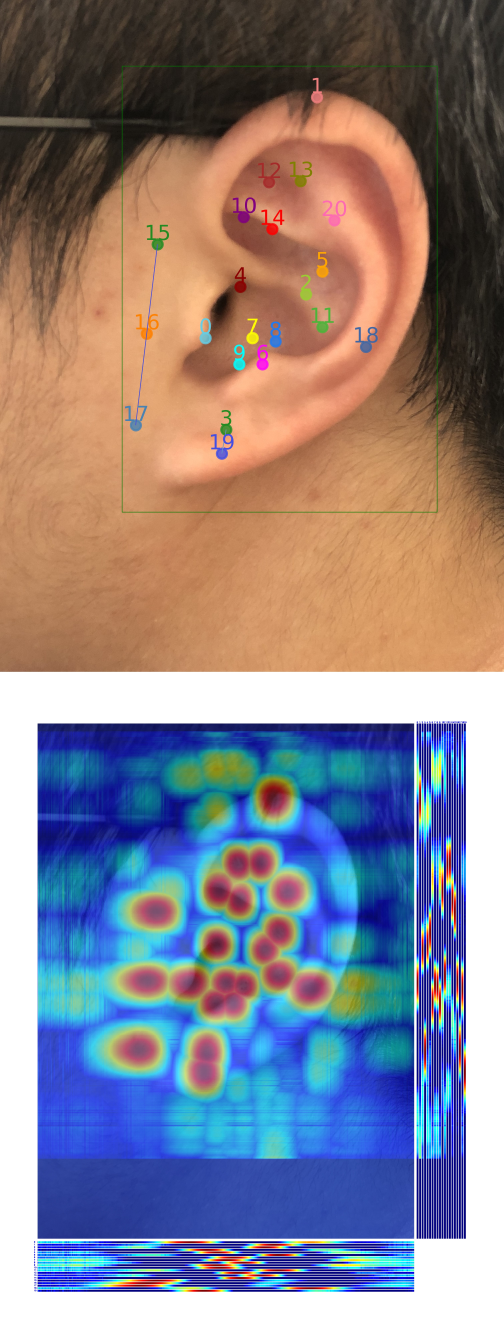
#> input picture mmpose/hw/MMPose_RTMPose/outputs/vis/right_ear_lr_inv.jpg, 3024 x 8064 px (shown at 1/6 size)
$ jupyter execute --allow-errors MMPose_RTMPose.ipynb   (shell and % lines are left out)
#> lines starting #> are read from the running program, lines starting #| are printed output that depends on the picture
# MMPose with RTMPose

- baseline

[cell 1]
PROJECT_ROOT = '/home/louzekun/projects/mmlab/mmpose'

import os
os.chdir(PROJECT_ROOT)
os.getcwd()

# 训练

- config changes
```python
data_root = '/home/louzekun/dataset/Ear210_Keypoint_Dataset_coco_2/'
num_workers = 8  # null
```

[cell 2]
# !python /home/louzekun/projects/mmlab/src_code/mmpose/tools/train.py \
#     ./hw/rtmpose-s-ear.py \
#     --work-dir ./hw/MMPose_RTMPose/

[cell 3]
import matplotlib.pyplot as plt
import json
# scalars is {"lr": 4e-08, "data_time": 98.82540941238403, "loss": 0.4217134714126587, "loss_kpt": 0.4217134714126587, "acc_pose": 0.010416666666666666, "time": 101.63738322257996, "epoch": 1, "memory": 1496, "step": 1}
# plot loss, acc_pose against step
log_scalars = '/home/louzekun/projects/mmlab/mmpose/hw/MMPose_RTMPose/20230604_165733/vis_data/scalars.json'
#> (the rest of this cell did not finish here and is left out)

# 测试

[cell 4]
# !python /home/louzekun/projects/mmlab/src_code/mmpose/tools/test.py \
#     ./hw/rtmpose-s-ear.py \
#     ./hw/MMPose_RTMPose/best_PCK_epoch_300.pth \
#     --work-dir ./hw/MMPose_RTMPose/

results:
```text
 Average Precision  (AP) @[ IoU=0.50:0.95 | area=   all | maxDets= 20 ] =  0.733
 Average Precision  (AP) @[ IoU=0.50      | area=   all | maxDets= 20 ] =  1.000
 Average Precision  (AP) @[ IoU=0.75      | area=   all | maxDets= 20 ] =  0.946
 Average Precision  (AP) @[ IoU=0.50:0.95 | area=medium | maxDets= 20 ] = -1.000
 Average Precision  (AP) @[ IoU=0.50:0.95 | area= large | maxDets= 20 ] =  0.733
 Average Recall     (AR) @[ IoU=0.50:0.95 | area=   all | maxDets= 20 ] =  0.774
 Average Recall     (AR) @[ IoU=0.50      | area=   all | maxDets= 20 ] =  1.000
 Average Recall     (AR) @[ IoU=0.75      | area=   all | maxDets= 20 ] =  0.952
 Average Recall     (AR) @[ IoU=0.50:0.95 | area=medium | maxDets= 20 ] = -1.000
 Average Recall     (AR) @[ IoU=0.50:0.95 | area= large | maxDets= 20 ] =  0.774
06/04 22:50:24 - mmengine - INFO - Evaluating PCKAccuracy (normalized by ``"bbox_size"``)...
06/04 22:50:24 - mmengine - INFO - Evaluating AUC...
06/04 22:50:24 - mmengine - INFO - Evaluating NME...
06/04 22:50:24 - mmengine - INFO - Epoch(test) [6/6]    coco/AP: 0.732748  coco/AP .5: 1.000000  coco/AP .75: 0.946390  coco/AP (M): -1.000000  coco/AP (L): 0.732748  coco/AR: 0.773810  coco/AR .5: 1.000000  coco/AR .75: 0.952381  coco/AR (M): -1.000000  coco/AR (L): 0.773810  PCK: 0.973923  AUC: 0.134637  NME: 0.042401  data_time: 1.621584  time: 2.148609
```

# 预测
- 只预测单张图片了, 视频没搞

[cell 5]
from PIL import Image
# load image
img_path = './hw/MMPose_RTMPose/outputs/vis/right_ear_lr_inv.jpg'
img = Image.open(img_path)
#> img is the input picture: PIL image 3024x8064 RGB; mean R, G, B 137.7, 130.2, 138.6
img_size = img.size
#> img_size = (3024, 8064)
img_size_resize = tuple([i//10 for i in img_size])
#> img_size_resize = (302, 806)
print(f"{img_size=}, {img_size_resize=}")
#| img_size=(3024, 8064), img_size_resize=(302, 806)
img_resized = img.resize(img_size_resize, Image.LANCZOS)
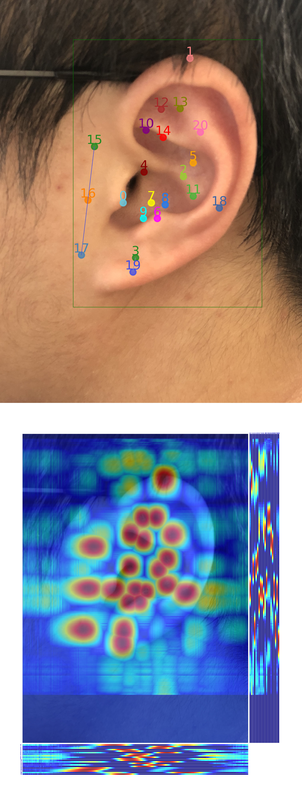
#> img_resized: PIL image 302x806 RGB; mean R, G, B 137.6, 130.1, 138.5
img_resized
